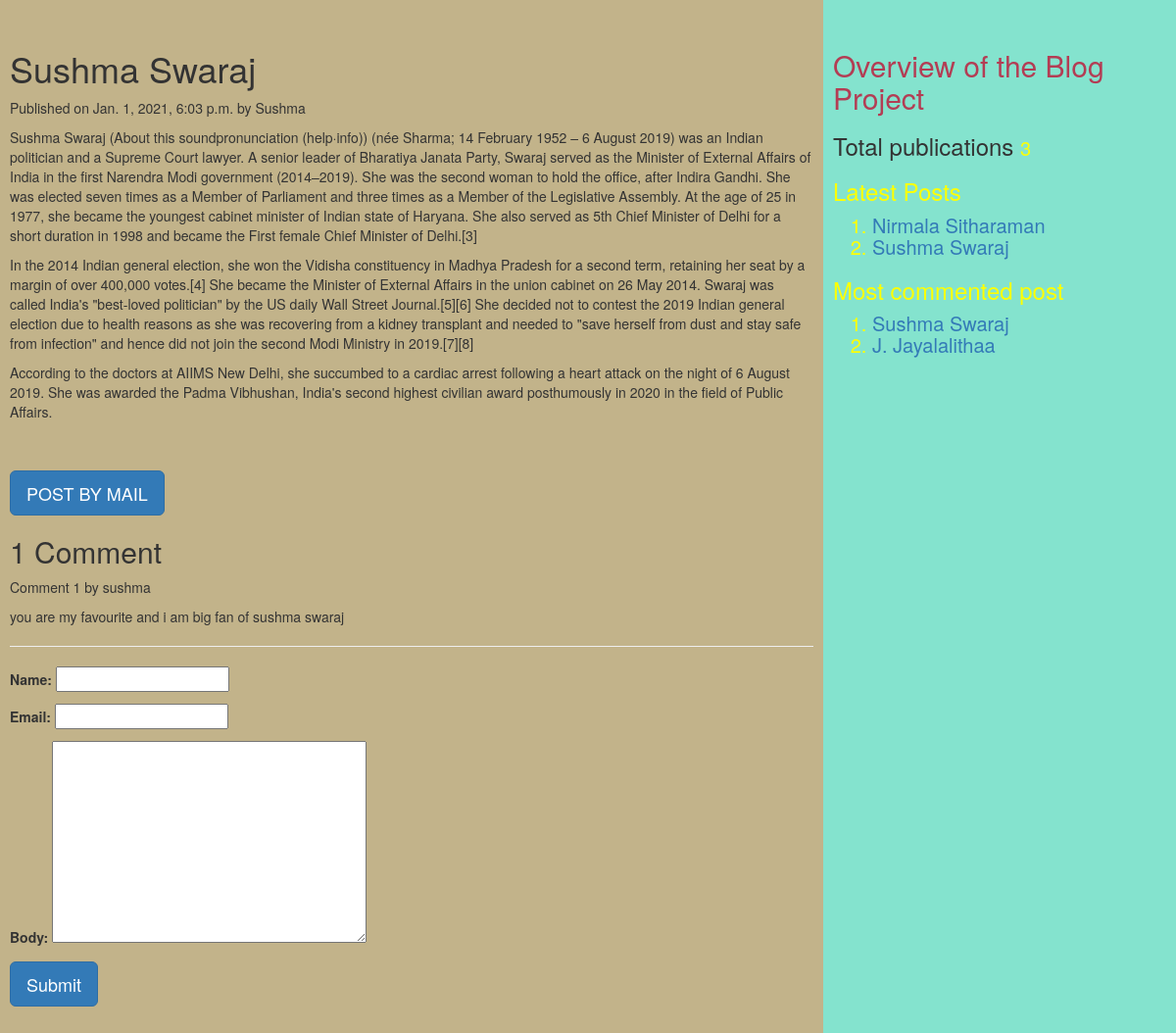
Page /2021/01/01/sushma-swaraj/ on the committed database.
### myApp/models.py (models this page shows, shortened)
class Post(models.Model):
    tags=TaggableManager()
    STATUS_CHOICE=(('draft','Draft'),('published','Published'))
    title=models.CharField(max_length=256)
    slug=models.SlugField(max_length=264,unique_for_date='publish')
    author=models.ForeignKey(User,related_name='blog_posts',on_delete=models.CASCADE)
    body=models.TextField()
    publish=models.DateTimeField(default=timezone.now)
    created=models.DateTimeField(auto_now_add=True)
    updated=models.DateTimeField(auto_now=True)
    status=models.CharField(max_length=10,choices=STATUS_CHOICE,default='draft')
    objects=CustomManager()
    class Meta:
        ordering=('-publish',)
    def get_absolute_url(self):
        return reverse('post_detail',args=[self.publish.year,self.publish.strftime('%m'),self.publish.strftime('%d'),self.slug])

class Comment(models.Model):
    post=models.ForeignKey(Post,related_name="comments",on_delete=models.CASCADE)
    name=models.CharField(max_length=50)
    email=models.EmailField()
    body=models.TextField()
    created=models.DateTimeField(auto_now_add=True)
    updated=models.DateTimeField(auto_now=True)
    active=models.BooleanField(default=True)
    class Meta:
        ordering=('created',)

### myApp/views.py (the view, shortened to what this page needs)
# urls.py: url(r'(?P<year>\d{4})/(?P<month>\d{2})/(?P<day>\d{2})/(?P<post>[-\w]+)/$',views.post_detail_view,name='post_detail'),
def post_detail_view(request,year,month,day,post):
    post=get_object_or_404(Post,slug=post,publish__year=year,publish__month=month,publish__day=day)
    comments=post.comments.filter(active=True)
    csubmit=False
    form=CommentForm()
    d={'post':post,'form':form,'csubmit':csubmit,'comments':comments}
    return render(request,'myApp/post_detail.html',d)

### myApp/forms.py
class CommentForm(forms.ModelForm):
    class Meta:
        model=Comment
        fields=('name','email','body')

### myApp/models.py (called while the page is built)
    def get_queryset(self):
        return super().get_queryset().filter(status='published')

### myApp/templatetags/mytags.py (called while the page is built)
@register.simple_tag
def total_posts():
    return Post.objects.count()

@register.inclusion_tag('myApp/latest_post.html')
def show_latest_posts(count=3):
    latest_post=Post.objects.order_by('-publish')[:count]
    return {'latest_post':latest_post}

@register.simple_tag
def get_most_commented_posts(count=2):
    return Post.objects.annotate(total_comments=Count('comments')).order_by('-total_comments')[:count]

### templates/myApp/post_detail.html (shortened to what this page needs)
<html>
  {%extends 'myApp/parents.html'%}
    {%block content_block%}
    <h1>{{post.title}}</h1>
    <p>Published on {{post.publish}} by {{post.author|title}}</p>
    {{post.body|linebreaks}}<br><br>
    <a href="/{{post.id}}/share" class='btn btn-lg btn-primary'>POST BY MAIL</a>
     {%with comments.count as comments_count%}
     <h2>{{comments_count}} Comment{{comments_count|pluralize}}</h2>
    {%endwith%}
    {%if comments%}
     {%for c in comments%}
     <p>Comment {{forloop.counter}} by {{c.name}}</p>
    <div>{{c.body|linebreaks}}</div>
    <hr>
    {%endfor%}
    {%else%}
      <p style="color:blue;fornt-size:30px;font-style:bold;border-bottom:2px red solid;">There are no comments</p>
    {%endif%}
     {%if csubmit%}
     <h2>Thank you..Your comment has been added successfully!!</h2>
     {%else%}
     <form method="post">
       {{form.as_p}}
       <input type="submit" class='btn btn-lg btn-primary' value="Submit">
     </form>
    {%endif%}
    {%endblock%}

### templates/myApp/parents.html (shortened to what this page needs)
<html>
{%load mytags%}
 <head>
   <link rel="stylesheet" href="https://maxcdn.bootstrapcdn.com/bootstrap/3.3.7/css/bootstrap.min.css">
</head>
<body>
  <div class="content" style="width:70%;float:left;height:200%;background-color:#c2b38a;padding:30px 10px 0 10px">
    {%block content_block%}
    {%endblock%}
  </div>
  <div class="sidebar" style="width:30%;float:right;height:200%;background-color:#84e3ce;padding:30px 0 0 10px">
    <h2 style="color:#b33d54">Overview of the Blog Project</h2>
    <h3>Total publications
      <span style="color:yellow;font-size:20px;">
      {%total_posts%}
      <h3>Latest Posts</h3>
      {% show_latest_posts 2 %}
      <h3>Most commented post</h3>
      {%get_most_commented_posts as m%}
      <ol>
        {%for post in m%}
        <li><a href="{{post.get_absolute_url}}">{{post.title}}</a></li>
        {%endfor%}
      </ol>
    </span>
  </h3>
  </div>
</body>
</html>

### templates/myApp/latest_post.html
<html>
<body>
  <ol>
  {%for post in latest_post%}
  <li><a href="{{post.get_absolute_url}}">{{post.title}}</a></li>
  {%endfor%}
  </ol>
</body>
</html>

### rows in the picture
Post: title "Sushma Swaraj", publish "Jan. 1, 2021, 6:03 p.m.", author "Sushma", body "Sushma Swaraj (About this soundpronunciation (help·info)) (née Sharma; 14 February 1952 – 6 August 2019) was an Indian politician and a Supreme Court lawyer. A senior leader of Bharatiya Janata Party, Swaraj served as the Minister of External Affairs of India in the first Narendra Modi government (2014–2019). She was the second woman to hold the office, after Indira Gandhi. She was elected seven times as a Member of Parliament and three times as a Member of the Legislative Assembly. At the age of 25 in 1977, she became the youngest cabinet minister of Indian state of Haryana. She also served as 5th Chief Minister of Delhi for a short duration in 1998 and became the First female Chief…"
Comment: name "sushma", body "you are my favourite and i am big fan of sushma swaraj"
Post: title "Nirmala Sitharaman"
Post: title "J. Jayalalithaa"

### other values in the picture
{{ comments_count }} "1"
